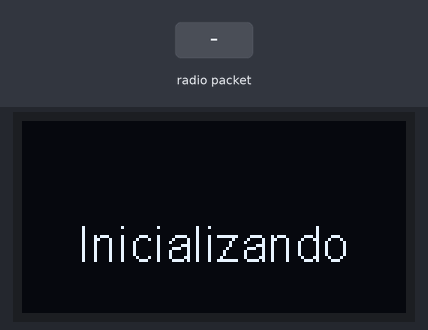
The sketch below on a simulated ESP32. On the bench: 128×64 one-colour display. Inputs (shaded band) come from the test bench. No radio packets arrive unless stated.

Above: at 2.1 s.
At 5.2 s:
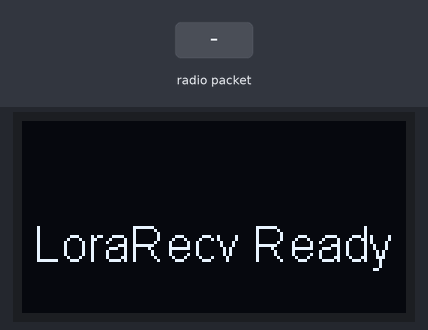
5.3 s: radio packet "1" arrives
At 6.3 s:
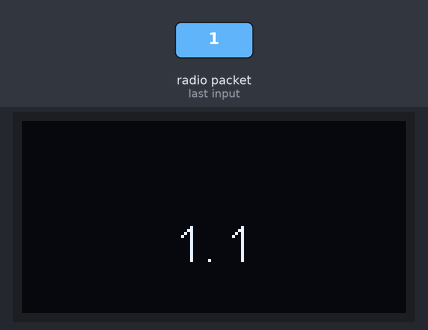
6.8 s: radio packet "0" arrives
At 7.5 s:
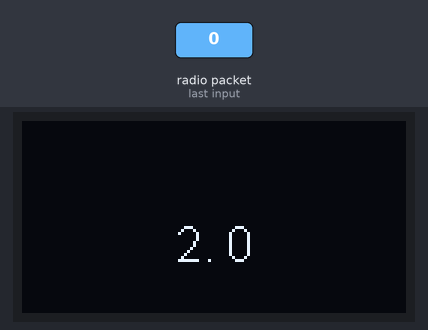
8.3 s: radio packet "2" arrives
At 8.6 s:
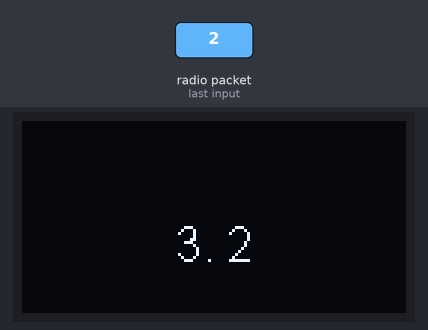
Timing chart, 0 to 11.3 s (numbered marks = the images above; inputs shaded):
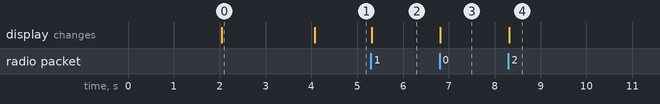

Measured:
- after the input at 5.3 s, the display: changes at once (image 2)
- after the input at 6.8 s, the display: changes at once (image 3)
- after the input at 8.3 s, the display: changes at once (image 4)
- what the display in image 0 shows lasts 2.1 s, from 2.0 s to 4.1 s

The sketch:

LoRa_Receiver_DHT22.ino
```cpp
#include <Arduino.h>
#include <SPI.h>
#include <LoRa.h>
#include "SSD1306.h"
#include "board_def.h"

#define OLED_ADDRESS 0x3c
#define I2C_SDA 21
#define I2C_SCL 22

SSD1306Wire display(OLED_ADDRESS, I2C_SDA, I2C_SCL, GEOMETRY_128_64);

void setup(){
  Serial.begin(115200);
  while (!Serial);
  if (OLED_RST > 0){
    pinMode(OLED_RST, OUTPUT);
    digitalWrite(OLED_RST, HIGH);
    delay(100);
    digitalWrite(OLED_RST, LOW);
    delay(100);
    digitalWrite(OLED_RST, HIGH);
  }

  display.init();
  display.flipScreenVertically();
  display.clear();
  display.setFont(ArialMT_Plain_16);
  display.setTextAlignment(TEXT_ALIGN_CENTER);
  display.drawString(display.getWidth() / 2, display.getHeight() / 2, LORA_SENDER ? "LoRa Sender" : "LoRa Receiver");
  display.display();
  delay(2000);

  String info = "Inicializando";
  if (info != "") {
    display.clear();
    display.setFont(ArialMT_Plain_16);
    display.setTextAlignment(TEXT_ALIGN_CENTER);
    display.drawString(display.getWidth() / 2, display.getHeight() / 2, info);
    display.display();
    delay(2000);
  }

  SPI.begin(CONFIG_CLK, CONFIG_MISO, CONFIG_MOSI, CONFIG_NSS);
  LoRa.setPins(CONFIG_NSS, CONFIG_RST, CONFIG_DIO0);
  if (!LoRa.begin(BAND)) {
    Serial.println("Starting LoRa failed!");
    while (1);
  }
  if (!LORA_SENDER) {
    display.clear();
    display.drawString(display.getWidth() / 2, display.getHeight() / 2, "LoraRecv Ready");
    display.display();
  }
}

int count = 0;

void loop(){
#if LORA_SENDER
#else
  String dados;
  if (LoRa.parsePacket()){
    String recv = "";
    while (LoRa.available()) {
      recv += (char)LoRa.read();
    }
    count++;
    dados = count;
    dados += ". ";
    dados += recv;
    display.clear();
    display.drawString(display.getWidth() / 2, display.getHeight() / 2, dados);
    display.display();
    }
#endif
}
```

board_def.h
```cpp
#include <Arduino.h>

#define LORA_V1_0_OLED  0
#define LORA_V1_2_OLED  0
#define LORA_V1_6_OLED  1
#define LORA_V2_0_OLED  0

#define LORA_SENDER 0
//#define LORA_SENDER 1

// #define LORA_PERIOD 868
#define LORA_PERIOD 915
// #define LORA_PERIOD 433

#if LORA_V1_0_OLED
#include <Wire.h>
#include "SSD1306Wire.h"
#define OLED_CLASS_OBJ  SSD1306Wire
#define OLED_ADDRESS    0x3C
#define OLED_SDA    4
#define OLED_SCL    15
#define OLED_RST    16
#define CONFIG_MOSI 27
#define CONFIG_MISO 19
#define CONFIG_CLK  5
#define CONFIG_NSS  18
#define CONFIG_RST  14
#define CONFIG_DIO0 26
// !    There are two versions of TTGO LoRa V1.0,
// !    the 868 version uses the 3D WiFi antenna, and the 433 version uses the PCB antenna.
// !    You need to change the frequency according to the board.

#define SDCARD_MOSI -1
#define SDCARD_MISO -1
#define SDCARD_SCLK -1
#define SDCARD_CS   -1

#elif LORA_V1_2_OLED
//Lora V1.2 ds3231
#include <Wire.h>
#include "SSD1306Wire.h"
#define OLED_CLASS_OBJ  SSD1306Wire
#define OLED_ADDRESS    0x3C
#define OLED_SDA    21
#define OLED_SCL    22
#define OLED_RST    -1
#define CONFIG_MOSI 27
#define CONFIG_MISO 19
#define CONFIG_CLK  5
#define CONFIG_NSS  18
#define CONFIG_RST  23
#define CONFIG_DIO0 26

#define SDCARD_MOSI -1
#define SDCARD_MISO -1
#define SDCARD_SCLK -1
#define SDCARD_CS   -1

#define ENABLE_DS3231

#elif LORA_V1_6_OLED
#include <Wire.h>
#include "SSD1306Wire.h"
#define OLED_CLASS_OBJ  SSD1306Wire
#define OLED_ADDRESS    0x3C
#define OLED_SDA    21
#define OLED_SCL    22
#define OLED_RST    -1

#define CONFIG_MOSI 27
#define CONFIG_MISO 19
#define CONFIG_CLK  5
#define CONFIG_NSS  18
#define CONFIG_RST  23
#define CONFIG_DIO0 26

//#define SDCARD_MOSI 15
//#define SDCARD_MISO 2
//#define SDCARD_SCLK 14
//#define SDCARD_CS   13

#elif LORA_V2_0_OLED
#include <Wire.h>
#include "SSD1306Wire.h"
#define OLED_CLASS_OBJ  SSD1306Wire
#define OLED_ADDRESS    0x3C
#define OLED_SDA    21
#define OLED_SCL    22
#define OLED_RST    -1

#define CONFIG_MOSI 27
#define CONFIG_MISO 19
#define CONFIG_CLK  5
#define CONFIG_NSS  18
#define CONFIG_RST  23
#define CONFIG_DIO0 26

#define SDCARD_MOSI 15
#define SDCARD_MISO 2
#define SDCARD_SCLK 14
#define SDCARD_CS   13

#else
#error "please select board"
#endif


#if LORA_PERIOD == 433
#define BAND 433E6
#elif LORA_PERIOD == 868
#define BAND 868E6
#elif LORA_PERIOD == 915
#define BAND 915E6
#else
#error "Please select the correct lora frequency"
#endif
```
